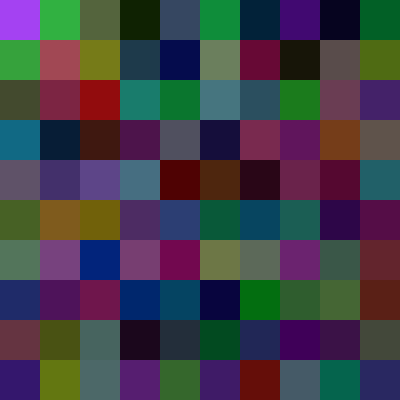
Frame 1 (no input)
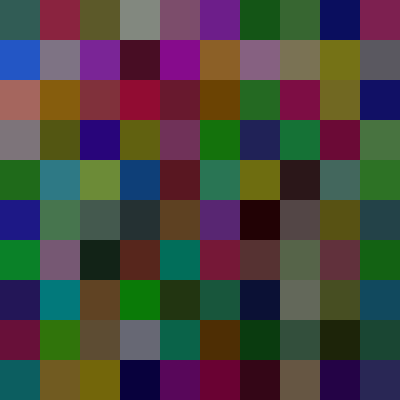
Frame 60 (the mouse pressed at the canvas centre just before this capture)
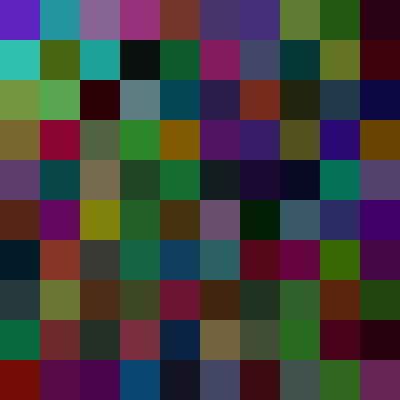
Frame 120 (the mouse held since frame 60 and released just before this capture)

The Processing sketch that drew these frames (run headless with seeded random() and noise(); from frame 60 on, the mouse is pressed at the canvas centre):

// Processing sketch: random_color2
// ── random_color2.pde
int i;
int j;
int k;
float h=40;
float w=40;
float c1;
float c2;
float c3;

void setup()
{
  size(400, 400); 
  noStroke();     
  frameRate(20);
}

void draw()
{
  for (j=0; j<height/h; j=j+1) {
    for (k=0; k<width/w; k=k+1) {
    c1=random(0,255/pow((k+j+1),.3));
    c2=random(0,255/pow((k+j+1),.3));
    c3=random(0,255/pow((k+j+1),.3));
    fill(c1,c2,c3);
    rect(k*w,j*h,w,h);
    }
  }
}
